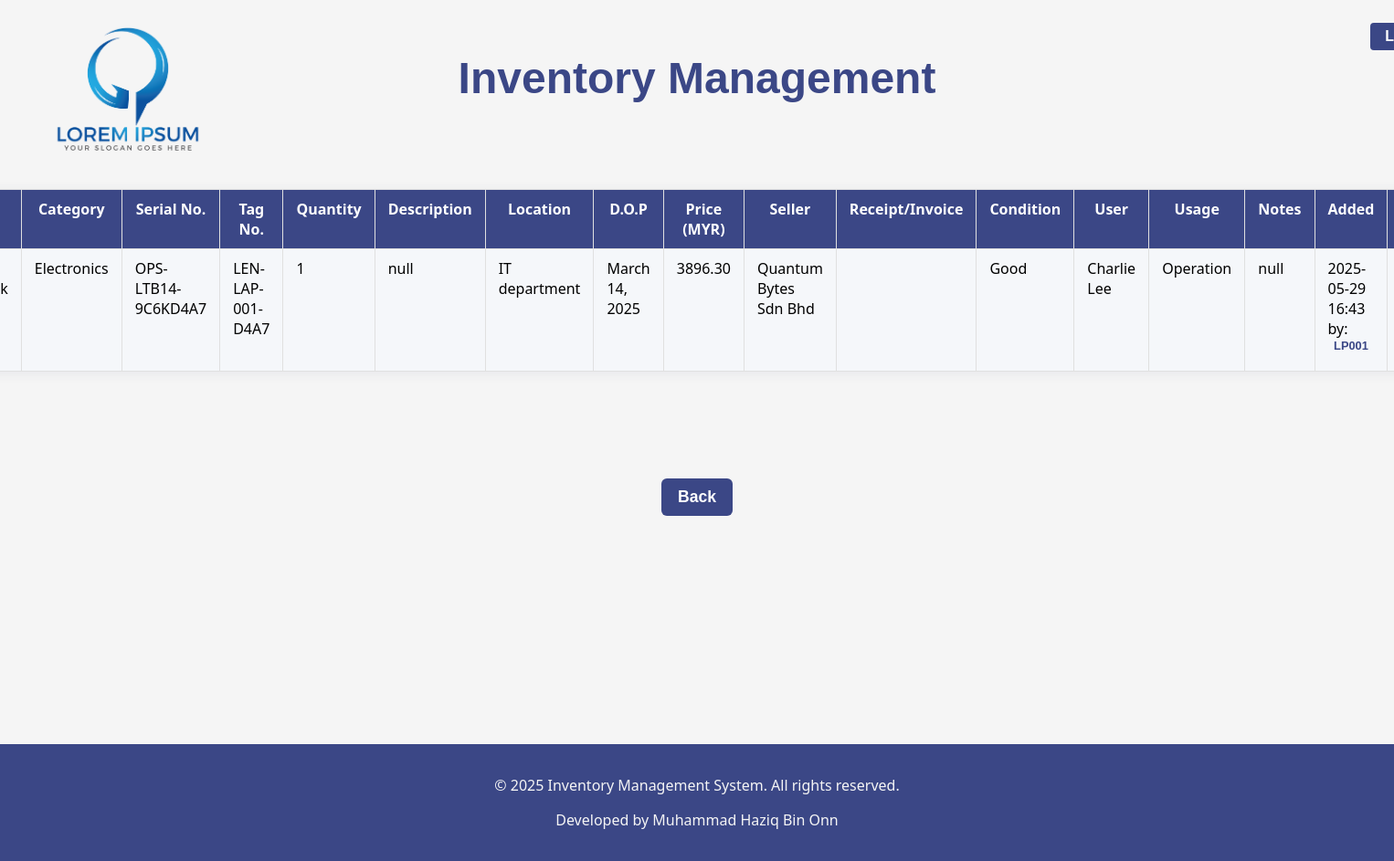
/inventory/inventory/6 (signed in), run on the app's committed database.
### Inventory/models.py (models this page shows, shortened)
class Inventory(models.Model):
    name = models.CharField(verbose_name='Item name', max_length=255, default="null")
    category = models.CharField(max_length=255, choices=CATEGORY_CHOICES, default='other')
    ser_number = models.CharField(verbose_name='Serial numbers', default="null", max_length=255)
    tag_number = models.CharField(verbose_name='Tag numbers', default="null", max_length=255)
    quantity = models.IntegerField(verbose_name='Quantity', default=1)
    description = models.TextField(verbose_name="Description", max_length=800, default="null")
    location = models.CharField(verbose_name='Item present location', max_length=255, choices=LOCATION_CHOICES, default='other')
    d_o_p = models.DateField(verbose_name='Date Of Purchase (YYYY-MM-DD)', null=True, blank=True)
    purchase = models.DecimalField(verbose_name='Purchased price', null=True, blank=True, max_digits=10, decimal_places=2)
    vendor = models.CharField(verbose_name='Seller', default="null", max_length=255)
    receipt = models.ImageField(verbose_name='Receipt', upload_to='receipts/', null=True, blank=True)
    condition = models.CharField(verbose_name='Asset condition', max_length=50, choices=CONDITION_CHOICES, default='good')
    assigned_to = models.CharField(verbose_name='Assigned to who?', max_length=255, choices=ASSIGNED_TO_CHOICES, default='other')
    intended_usage = models.CharField(verbose_name='Purpose of assigned item', choices=INTENDED_USAGE_CHOICES, default="null", max_length=255)
    additional_notes = models.TextField(verbose_name='Additional notes', default="null", max_length=800)
    created_at = models.DateTimeField(auto_now_add=True, null=True, blank=True,)
    updated_at = models.DateTimeField(auto_now=True, null=True, blank=True,)
    updated_by = models.ForeignKey(
        get_user_model(),
        null=True,
        blank=True,
        on_delete=models.SET_NULL,
        related_name='updated_inventories'
    )
    created_by = models.ForeignKey(
        get_user_model(),
        null=True,
        blank=True,
        on_delete=models.SET_NULL,
        related_name='created_inventories'
    )

### user_admin/models.py (models this page shows, shortened)
class UserProfile(models.Model):
    user = models.OneToOneField(User, on_delete=models.CASCADE)
    first_name = models.CharField(max_length=100, blank=True, null=True)
    second_name = models.CharField(max_length=100, blank=True, null=True)
    employee_id = models.CharField(max_length=50, unique=True)
    contact_no = models.CharField(max_length=20, blank=True, null=True)
    employee_email = models.EmailField(max_length=50)
    position = models.CharField(max_length=100)
    department = models.CharField(max_length=100, choices=DEPARTMENT_CHOICES)
    class Meta:
        indexes = [
            models.Index(fields=['employee_id']),
        ]

### Inventory/views.py (the view)
# urls.py: path('inventory/<int:pk>', views.inventory_detail, name='inventory-detail'),
@login_required
def inventory_detail(request, pk):
    inventory_details = get_object_or_404(Inventory, pk=pk)
    return render(request, 'inventory/inventory_detail.html', {'inventory_details' : inventory_details})

### Inventory/Templates/inventory/inventory_detail.html (shortened to what this page needs)
{% extends "inventory/base.html" %}
{% block content %}
    <div class="table-container">
        <table border="1" class="detail-table">
            <tr>
                <th><span>Name</span></th>
                <th><span>Category</span></th>
                <th><span>Serial No.</span></th>
                <th><span>Tag No.</span></th>
                <th><span>Quantity</span></th>
                <th><span>Description</span></th>
                <th><span>Location</span></th>
                <th><span>D.O.P</span></th>
                <th><span>Price (MYR)</span></th>
                <th><span>Seller</span></th>
                <th><span>Receipt/Invoice</span></th>
                <th><span>Condition</span></th>
                <th><span>User</span></th>
                <th><span>Usage</span></th>
                <th><span>Notes</span></th>
                <th><span>Added</span></th>
                <th><span>Last Update</span></th>
            </tr>
            <tr>
                <td>{{ inventory_details.name }}</td>
                <td>{{ inventory_details.get_category_display }}</td>
                <td>{{ inventory_details.ser_number }}</td>
                <td>{{ inventory_details.tag_number }}</td>
                <td>{{ inventory_details.quantity }}</td>
                <td>{{ inventory_details.description }}</td>
                <td>{{ inventory_details.get_location_display }}</td>
                <td>{{ inventory_details.d_o_p }}</td>
                <td>{{ inventory_details.purchase }}</td>
                <td>{{ inventory_details.vendor }}</td>
                <td>
                </td>
                <td>{{ inventory_details.get_condition_display }}</td>
                <td>{{ inventory_details.get_assigned_to_display }}</td>
                <td>{{ inventory_details.get_intended_usage_display }}</td>
                <td>{{ inventory_details.additional_notes }}</td>
                <td>
                    {% if inventory_details.created_by %}
                    {{ inventory_details.created_at|date:"Y-m-d H:i" }} by: <a href="{% url 'employee_profile' employee_id=inventory_details.created_by.userprofile.employee_id %}">{{ inventory_details.created_by.userprofile.employee_id }}</a>
                    {% endif %}
                </td>
                <td>
                </td>
            </tr>
        </table>
    </div>
    <div class="add-home">
        <a href="{% url 'home' %}">Back</a>
    </div>
{% endblock %}

### Inventory/Templates/inventory/base.html (shortened to what this page needs)
<!DOCTYPE html>
{% load static %}
<html lang="en">
<head>
    <link rel="stylesheet" href="{% static 'inventory/styles.css' %}">
</head>
<body>
    <header>
        <div class="header-flex">
            <img src="{% static 'inventory/img/logo.png' %}" alt="Logo">
            <h1>Inventory Management</h1>
            <nav class="nav-bar">
                {% if request.resolver_match.url_name != 'login' and request.resolver_match.url_name != 'register' and request.resolver_match.url_name != 'logout' %}
                    {% if user.is_authenticated %}
                        {% if request.resolver_match.url_name != 'profile' and request.resolver_match.url_name != 'employee_profile' %}
                            <a href="{% url 'profile' %}">
                                {% if user_profile %}
                                    {{ user_profile.fullname }}
                                {% else %}
                                    {{ user.get_username }}
                                {% endif %}
                            </a>
                        {% endif %}
                    {% else %}
                        <a href="{% url 'login' %}">Login</a>
                    {% endif %}
                {% endif %}
            </nav>
        </div>
    </header>
    <div class="main-content">
        {% block content %}{% endblock %}
    </div>
    <div class="page-wrapper">
        <footer>
            {% include "inventory/footer.html" %}
        </footer>
    </div>
</body>
</html>

### Inventory/Static/inventory/styles.css (style rules this page uses)
html body { background-color: whitesmoke; height: 100%; padding: 0; margin: 0; }
.page-wrapper { min-height: 5vh; display: flex; flex-direction: column; }
.page-wrapper > footer { margin-top: auto; }
.main-content { max-width: 1000px; margin: 0 auto; padding: 10px; }
.header-flex { display: flex; align-items: center; justify-content: center; position: relative; min-height: 80px; }
.header-flex img { position: absolute; left: 50px; top: 120%; transform: translateY(-50%); height: 180px; }
.header-flex h1 { position: absolute; margin-top: 6%; margin-bottom: 0; text-align: center; width: 100%; font-size: 3rem; }
header h1 { margin: 0; color: rgb(59, 71, 134); padding: 10px 0; font-family: Verdana, Geneva, Tahoma, sans-serif; font-size:larger; font-weight: bold; text-align: center; }
.nav-bar { display: flex; align-items: center; gap: 10px; margin-left: 1650px; font-family: Verdana, Geneva, Tahoma, sans-serif; }
.nav-bar a { background: #3b4786; color: #fff; text-decoration: none; font-weight: 600; padding: 6px 16px; border-radius: 4px; transition: background 0.2s, color 0.2s; }
.table-container { display: flex; justify-content: center; align-items: center; margin: 32px 0; width: 100%; font-family: system-ui, -apple-system, BlinkMacSystemFont, 'Segoe UI', Roboto, Oxygen, Ubuntu, Cantarell, 'Open Sans', 'Helvetica Neue', sans-serif; }
.table-container table { width: 100%; max-width: 1200px; border-collapse: collapse; table-layout: auto; background: #fff; }
.table-container td { white-space: normal; padding: 8px 12px; text-align: left; font-size: 1rem; border: 1px solid #e0e0e0; vertical-align: top; }
.table-container th { background: #3b4786; color: #fff; font-weight: 600; text-align: center; padding: 8px 12px; }
.table-container tr:nth-child(even) { background: #f5f7fa; }
.table-container a { display: flex; justify-content: center; align-items: center; color: #3b4786; text-decoration: none; margin-bottom: 10px; font-size: 0.8rem; border-radius: 5px; transition: background 0.2s, color 0.2s; font-family: Verdana, Geneva, Tahoma, sans-serif; font-weight: 800; }
.add-home { display: flex; justify-content: center; font-family: Verdana, Geneva, Tahoma, sans-serif; }
.add-home a { display: inline-flex; justify-content: center; align-items: center; color: white; text-decoration: none; font-weight: 600; font-size: 1.1rem; padding: 10px 18px; border-radius: 6px; background: #3b4786; transition: background 0.2s, color 0.2s; }
.detail-table { width: 100%; max-width: 1200px; margin: 85px auto; border-collapse: collapse; background: #fff; box-shadow: 0 2px 12px rgba(60, 72, 100, 0.08); font-size: 1rem; }
.detail-table th, .detail-table td { padding: 10px 14px; border: 1px solid #e0e0e0; text-align: left; vertical-align: top; }
.detail-table th { background: #3b4786; color: #fff; font-weight: 600; text-align: center; }
.detail-table tr:nth-child(even) { background: #f5f7fa; }

### data on the page
Inventory: category "Electronics", ser_number "OPS-LTB14-9C6KD4A7", tag_number "LEN-LAP-001-D4A7", quantity "1", description "null", location "IT department", d_o_p "March 14, 2025", purchase "3896.30", vendor "Quantum Bytes Sdn Bhd", condition "Good", assigned_to "Charlie Lee", intended_usage "Operation", additional_notes "null", created_at "2025-05-29 16:43", created_by.userprofile.employee_id "LP001"
